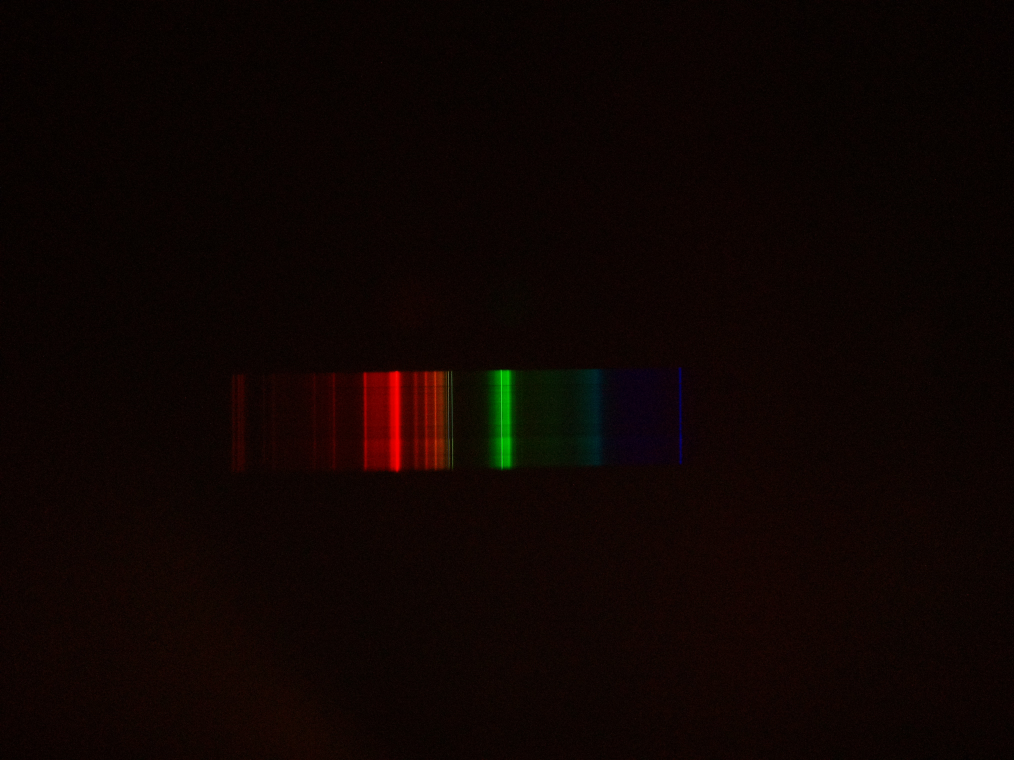
#> input picture images/cfl.png, 4056 x 3040 px (shown at 1/4 size)
$ jupyter execute --allow-errors spectra.ipynb
#> lines starting #> are read from the running program, lines starting #| are printed output that depends on the picture
[cell 1]
import numpy as np
import matplotlib
from matplotlib import pyplot as plt
import cv2
from IPython.display import Image, display

[cell 2]
cfl = cv2.imread('images/cfl.png')
#> cfl is the input picture: shape (3040, 4056, 3); mean B, G, R 2.3, 4.5, 14.2
old = cv2.imread('images/old.png')
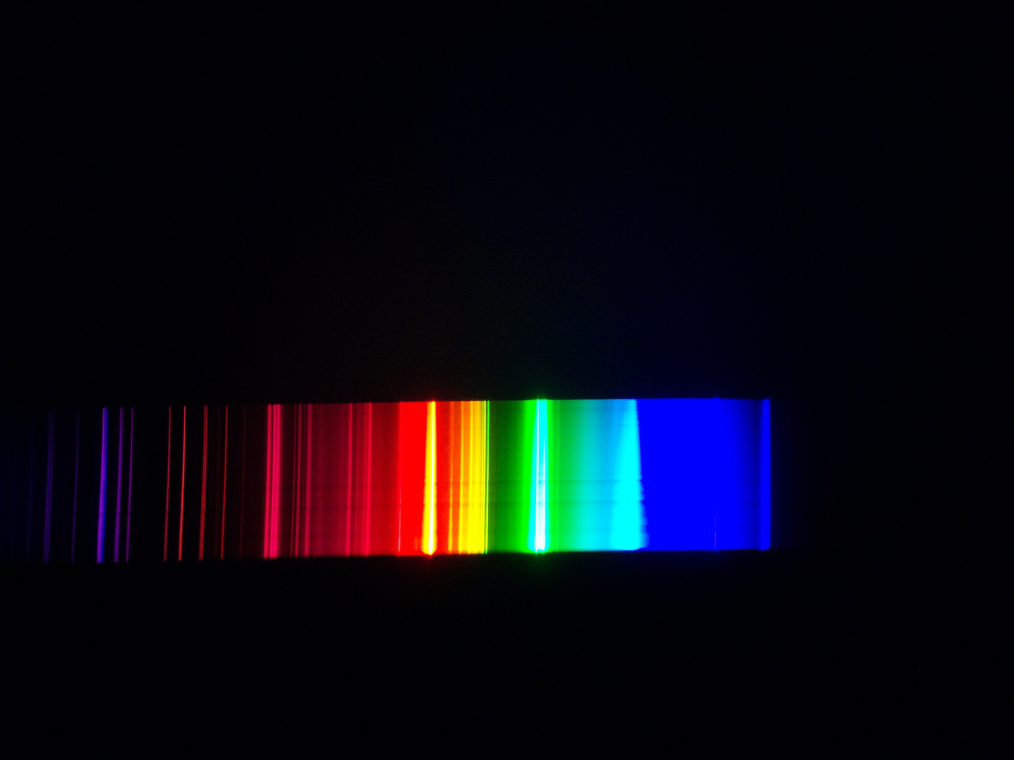
#> input picture images/old.png, 4056 x 3040 px (shown at 1/4 size)
#> old is the input picture: shape (3040, 4056, 3); mean B, G, R 17.5, 9.6, 10.4
old_rgb = cv2.cvtColor(old, cv2.COLOR_BGR2RGB)
old_int = cv2.cvtColor(old, cv2.COLOR_BGR2GRAY)
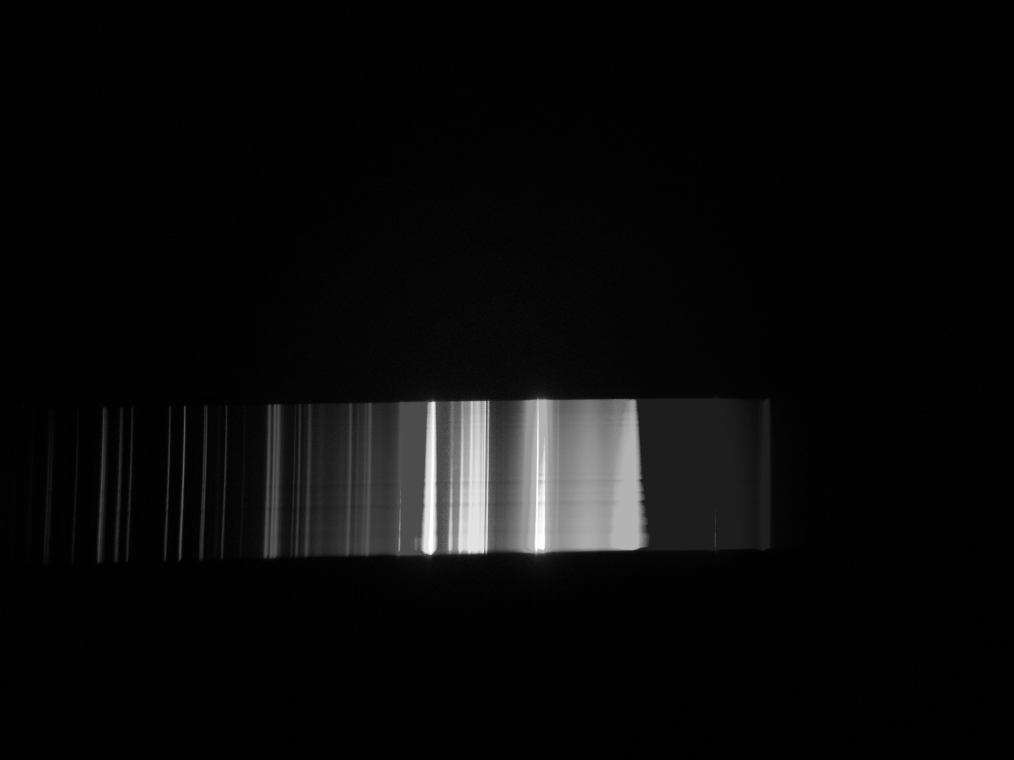
#> old_int: shape (3040, 4056) (shown at 1/4 size); min 0, max 255, mean 10.6
cfl_rgb = cv2.cvtColor(cfl, cv2.COLOR_BGR2RGB)
cfl_int = cv2.cvtColor(cfl, cv2.COLOR_BGR2GRAY)
cfl.shape
#> Out = (3040, 4056, 3)

#> (a cell that did not finish here is left out)

[cell 4]
x1,y1,x2,y2 = 0, 1550, 3500, 1800

[cell 5]
plt.subplots(1,1,figsize=(10,8))
#> (this line was passed over: IPython is not available in this run)
plt.imshow(cfl_rgb)
#> (this line was passed over: IPython is not available in this run)
plt.vlines(x=[x1, x2], ymin=y1, ymax=y2, color='w')
#> (this line was passed over: IPython is not available in this run)
plt.hlines(y=[y1, y2], xmin=x1, xmax=x2, color='w')
#> (this line was passed over: IPython is not available in this run)
plt.show()

[cell 6]
plt.figure(figsize=(5,4))
#> (this line was passed over: IPython is not available in this run)
x = np.arange(x1,x2)
y = cfl_int[y1:y2,x1:x2].mean(axis=0)
#> y = 3500 values, max 149.4 at index 2006, min 5.01 at index 104, mean 13.48
plt.xlabel('Wavelength (uncalibrated)')
#> (this line was passed over: IPython is not available in this run)
plt.ylabel('Intensity')
#> (this line was passed over: IPython is not available in this run)
plt.plot(x, y[::-1])
plt.xlim(0, 3050)
plt.show()
display(Image(filename='images/reference.png', width=450))
